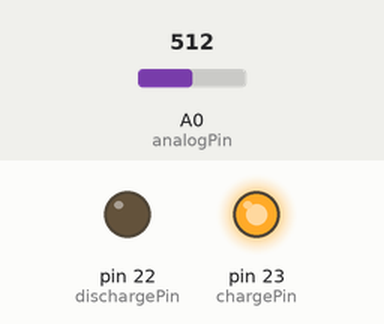
Simulated run of this sketch. Board: Arduino Mega 2560, built with avr-gcc and run on an emulated ATmega2560. Parts: output pins drawn as LEDs (lit = HIGH). The test bench sets the inputs (shaded band); at power-on: A0 (analogPin) = 512.

Above: at 1.2 s.
1.3 s: A0 (analogPin) set to 1023
2.8 s: A0 (analogPin) set to 0
Timing chart, 0 to 5.8 s (numbered marks = the images above; inputs shaded):
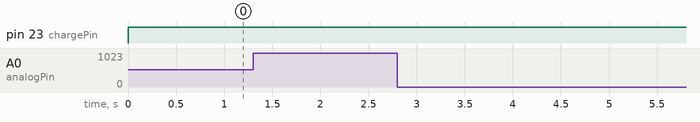

The sketch:

capacitor_measurement.ino
```cpp
#define analogPin      A0          // analog pin for measuring capacitor voltage
#define chargePin      23         // pin to charge the capacitor - connected to one end of the charging resistor
#define dischargePin   22         // pin to discharge the capacitor

unsigned long startTime;
unsigned long elapsedTime;
float capacitance;

void setup(){
  pinMode(chargePin, OUTPUT);
  digitalWrite(chargePin, LOW);
  pinMode(dischargePin, INPUT);
  Serial.begin(9600);
}

inline void charge(void)
{

  int t1=micros();
  pinMode(chargePin,OUTPUT);
  pinMode(dischargePin, INPUT);

  int t2;
  do{
  digitalWrite(chargePin,HIGH);
  }while(analogRead(analogPin)<1020);


   pinMode(chargePin,INPUT);
  pinMode(dischargePin, OUTPUT);
  do{
    digitalWrite(dischargePin,LOW);
  }while(analogRead(analogPin)>0);
  t2=micros();
  if(t2-t1<29 && t2-t1>0)
  Serial.println(t2-t1);
  delay(1);
}

void loop(){
 charge();
}
```
